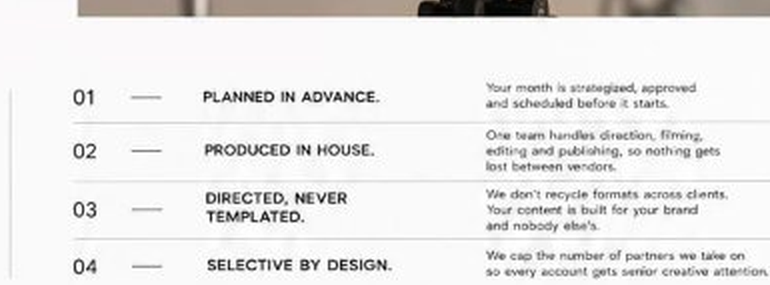
#> input picture scratch/sec3_orig_2x.png, 770 x 285 px, found by its file name
$ python compare_rows.py
#> lines starting #> are read from the running program, lines starting #| are printed output that depends on the picture
from PIL import Image

im_orig = Image.open('scratch/sec3_orig_2x.png')
#> im_orig is the input picture: PIL image 770x285 RGB; mean R, G, B 233.7, 232.8, 232.3
im_new = Image.open('scratch/test_sec3_rendered.png')
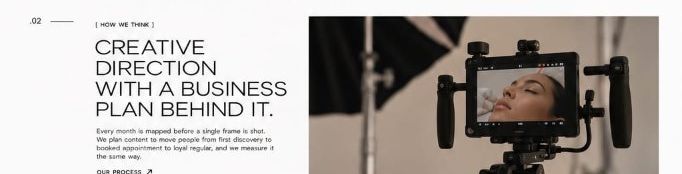
#> input picture scratch/about_sec3_think.png, 682 x 174 px, given in place of test_sec3_rendered.png, which was not available
#> im_new is the input picture: PIL image 682x174 RGB; mean R, G, B 175.4, 169.8, 165.6

print("Orig size:", im_orig.size)
#| Orig size: (770, 285)
print("New size:", im_new.size)
#| New size: (682, 174)

# Let's side-by-side compare
w, h = im_orig.size
#> w = 770; h = 285
comp = Image.new('RGB', (w * 2 + 20, h), (240, 240, 240))
#> comp: PIL image 1560x285 RGB; every value is 240
comp.paste(im_orig, (0, 0))
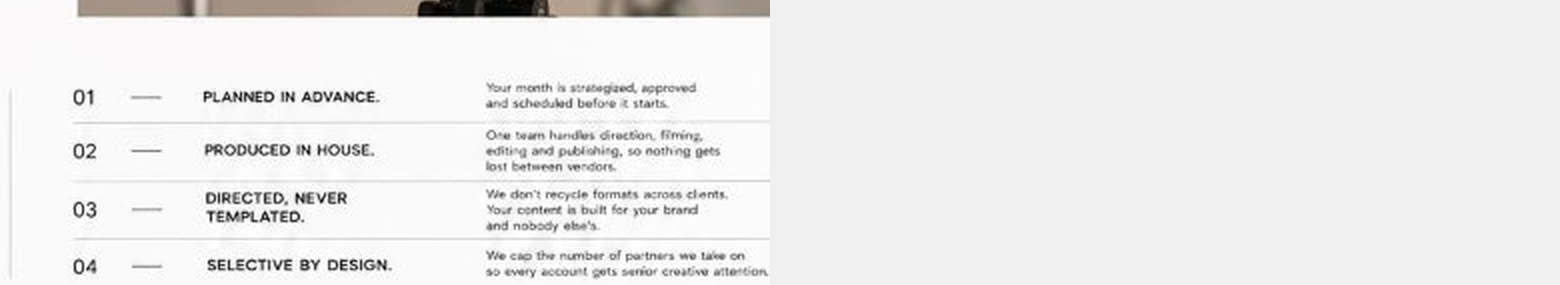
#> comp: PIL image 1560x285 RGB; mean R, G, B 236.9, 236.4, 236.2
comp.paste(im_new, (w + 20, 0))
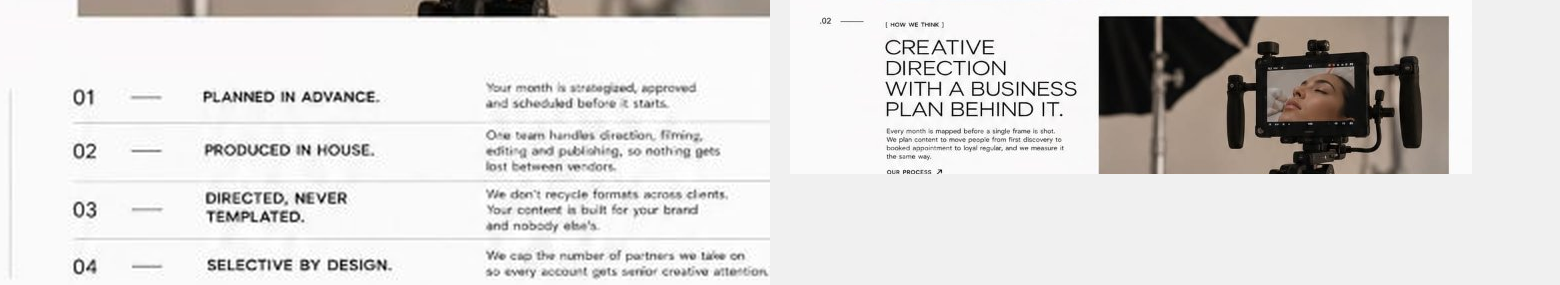
#> comp: PIL image 1560x285 RGB; mean R, G, B 219.6, 217.7, 216.3
comp.save('scratch/compare_sec3_rows.png')
print("Saved scratch/compare_sec3_rows.png")
